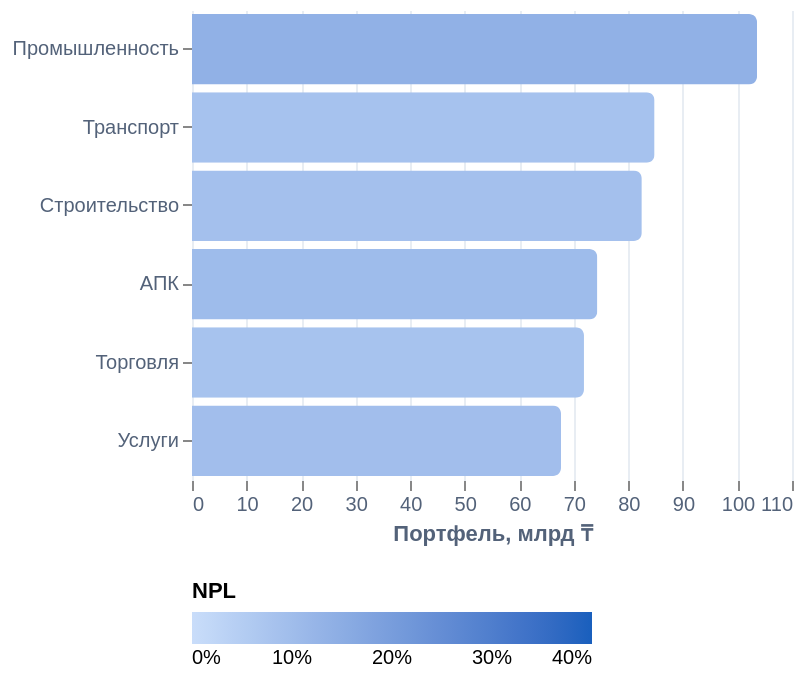

Write the Vega-Lite specification saved for this chart.
### Vega-Lite specification from a JSON file in a GitHub repository (floating-point values rounded to 4 significant figures)
{"$schema": "https://vega.github.io/schema/vega-lite/v5.json", "background": "transparent", "config": {"font": "Arial", "view": {"stroke": null}, "axis": {"gridColor": "#e8edf3", "domain": false, "labelColor": "#536279", "titleColor": "#536279"}, "title": {"anchor": "start", "color": "#12233d"}, "legend": {"orient": "bottom"}}, "width": "container", "height": 235, "data": {"values": [{"report_date": "2026-09-01", "dimension": "sector", "segment": "АПК", "portfolio_kzt": 77210000000.0, "npl_kzt": 9295000000.0, "par30_kzt": 8655000000.0, "par90_kzt": 4155000000.0, "provisions_kzt": 5732000000.0, "npl_ratio": 0.1204}, {"report_date": "2026-09-01", "dimension": "sector", "segment": "Промышленность", "portfolio_kzt": 107400000000.0, "npl_kzt": 15380000000.0, "par30_kzt": 9096000000.0, "par90_kzt": 7069000000.0, "provisions_kzt": 8791000000.0, "npl_ratio": 0.1431}, {"report_date": "2026-09-01", "dimension": "sector", "segment": "Строительство", "portfolio_kzt": 85090000000.0, "npl_kzt": 9789000000.0, "par30_kzt": 13480000000.0, "par90_kzt": 4028000000.0, "provisions_kzt": 6499000000.0, "npl_ratio": 0.115}, {"report_date": "2026-09-01", "dimension": "sector", "segment": "Торговля", "portfolio_kzt": 73110000000.0, "npl_kzt": 7626000000.0, "par30_kzt": 8799000000.0, "par90_kzt": 5366000000.0, "provisions_kzt": 4777000000.0, "npl_ratio": 0.1043}, {"report_date": "2026-09-01", "dimension": "sector", "segment": "Транспорт", "portfolio_kzt": 84780000000.0, "npl_kzt": 7961000000.0, "par30_kzt": 10780000000.0, "par90_kzt": 5484000000.0, "provisions_kzt": 5225000000.0, "npl_ratio": 0.0939}, {"report_date": "2026-09-01", "dimension": "sector", "segment": "Услуги", "portfolio_kzt": 70560000000.0, "npl_kzt": 8989000000.0, "par30_kzt": 9213000000.0, "par90_kzt": 4996000000.0, "provisions_kzt": 5489000000.0, "npl_ratio": 0.1274}, {"report_date": "2026-10-01", "dimension": "sector", "segment": "АПК", "portfolio_kzt": 74310000000.0, "npl_kzt": 7709000000.0, "par30_kzt": 5909000000.0, "par90_kzt": 2791000000.0, "provisions_kzt": 4801000000.0, "npl_ratio": 0.1037}, {"report_date": "2026-10-01", "dimension": "sector", "segment": "Промышленность", "portfolio_kzt": 103600000000.0, "npl_kzt": 14010000000.0, "par30_kzt": 17040000000.0, "par90_kzt": 6054000000.0, "provisions_kzt": 8877000000.0, "npl_ratio": 0.1353}, {"report_date": "2026-10-01", "dimension": "sector", "segment": "Строительство", "portfolio_kzt": 82460000000.0, "npl_kzt": 7411000000.0, "par30_kzt": 6737000000.0, "par90_kzt": 1814000000.0, "provisions_kzt": 4899000000.0, "npl_ratio": 0.08987}, {"report_date": "2026-10-01", "dimension": "sector", "segment": "Торговля", "portfolio_kzt": 71860000000.0, "npl_kzt": 5820000000.0, "par30_kzt": 5569000000.0, "par90_kzt": 3653000000.0, "provisions_kzt": 3743000000.0, "npl_ratio": 0.08098}, {"report_date": "2026-10-01", "dimension": "sector", "segment": "Транспорт", "portfolio_kzt": 84800000000.0, "npl_kzt": 7136000000.0, "par30_kzt": 9966000000.0, "par90_kzt": 4725000000.0, "provisions_kzt": 4816000000.0, "npl_ratio": 0.08415}, {"report_date": "2026-10-01", "dimension": "sector", "segment": "Услуги", "portfolio_kzt": 67650000000.0, "npl_kzt": 6445000000.0, "par30_kzt": 4826000000.0, "par90_kzt": 2603000000.0, "provisions_kzt": 4035000000.0, "npl_ratio": 0.09527}]}, "params": [{"name": "snapshot", "value": "2026-10-01", "bind": {"input": "select", "options": ["2026-09-01", "2026-10-01"], "name": "Дата: "}}], "transform": [{"filter": "datum.report_date === snapshot"}, {"calculate": "datum.portfolio_kzt / 1e9", "as": "billions"}], "mark": {"type": "bar", "cornerRadiusEnd": 4}, "encoding": {"y": {"field": "segment", "type": "nominal", "sort": "-x", "title": null, "axis": {"labelLimit": 170}}, "x": {"field": "billions", "type": "quantitative", "title": "Портфель, млрд ₸"}, "color": {"field": "npl_ratio", "type": "quantitative", "title": "NPL", "scale": {"domain": [0, 0.4], "range": ["#c9ddfa", "#195fbd"]}, "legend": {"format": ".0%"}}, "tooltip": [{"field": "segment", "title": "Сегмент"}, {"field": "portfolio_kzt", "format": ",.2f", "title": "Портфель, ₸"}, {"field": "npl_ratio", "format": ".2%", "title": "NPL"}, {"field": "provisions_kzt", "format": ",.2f", "title": "Провизии, ₸"}]}}
